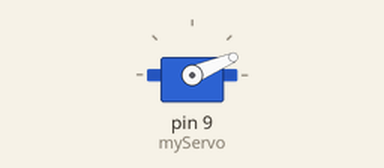
This sketch was run on a simulated Arduino Uno, built with avr-gcc and run on an emulated ATmega328P. Parts: servo.

Above: at 0.05 s.
At 1.0 s:
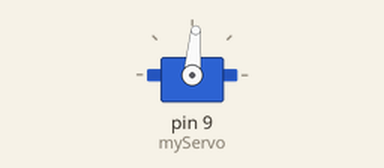
At 2.0 s:
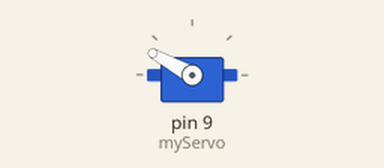
At 4.0 s:
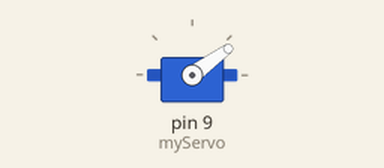
Timing chart, 0 to 5.5 s (numbered marks = the images above):
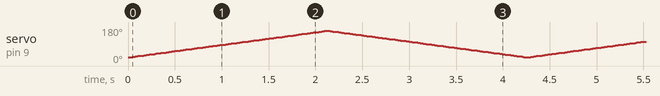

The sketch:

2_ServoSweep.ino
```cpp
/*
 * ServoSweep
 *
 * Guide for moving a servo motor. This will make the servo sweep from side to side.
 *
 * Connect the yellow wire to pin 9, the brown wire to ground and the red wire to +5v.
 *
 * Check out the language refrence for more information:
 * https://www.arduino.cc/reference/en/
 */

#include <Servo.h>

// Create servo object to control a servo
Servo myServo;

// Variable to store the servo position
int pos = 0;

void setup() {
  // Attaches the servo on pin 9 to the servo object
  myServo.attach(9);
}

void loop() {

  // A loop that will start at 0 and count up to 180 degrees
  for (pos = 20; pos <= 160; pos += 1) {
    // Tell the servo to go to position in variable 'pos'
    myServo.write(pos);

    // Waits 15ms for the servo to reach the position
    delay(15);
  }

    // A loop that will start at 180 and count down to 0 degrees
  for (pos = 160; pos >= 20; pos -= 1) {
    // Tell the servo to go to position in variable 'pos'
    myServo.write(pos);

    // Waits 15ms for the servo to reach the position
    delay(15);
  }
}
```
